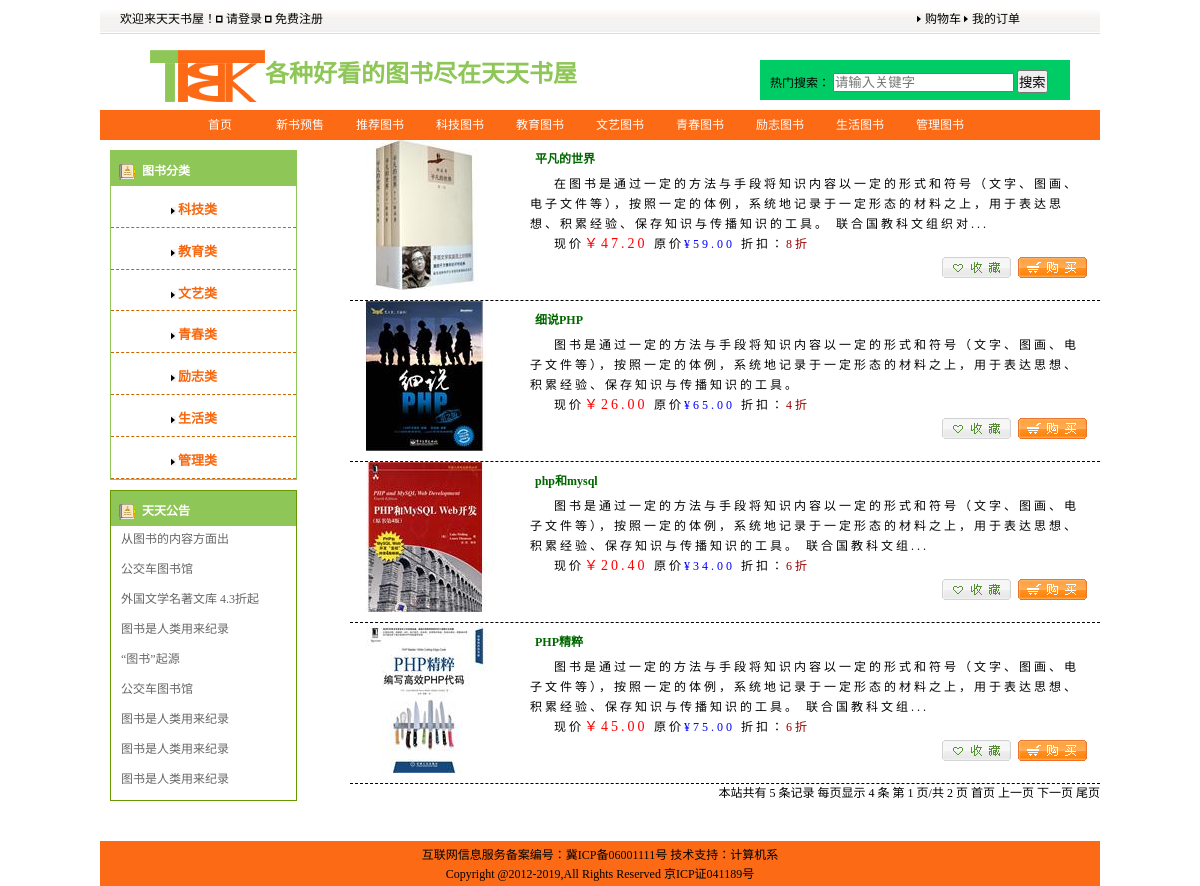
Page /typeshow.php?tid=1 on the committed database.
### tables this page shows
CREATE TABLE `tb_type` (
  `typeid` int(11) NOT NULL,
  `typename` varchar(30) DEFAULT NULL,
  `typedes` text
);

CREATE TABLE `tb_gonggao` (
  `id` int(4) NOT NULL COMMENT '公告id',
  `title` varchar(200) NOT NULL COMMENT '公告标题',
  `content` text NOT NULL COMMENT '公告内容',
  `ggdate` varchar(20) NOT NULL COMMENT '公告时间'
);

CREATE TABLE `tb_book` (
  `bookid` int(11) NOT NULL,
  `typeid` int(11) NOT NULL,
  `isbn` int(11) NOT NULL,
  `bookname` varchar(50) NOT NULL,
  `author` varchar(30) NOT NULL,
  `pubhouse` varchar(30) NOT NULL,
  `pubdate` varchar(12) NOT NULL,
  `bookprice` varchar(10) NOT NULL,
  `vipprice` varchar(10) NOT NULL,
  `photo` varchar(100) NOT NULL,
  `introduction` varchar(1000) NOT NULL,
  `recommend` int(5) NOT NULL,
  `newbook` int(5) NOT NULL
);

### include/substr.php (called while the page is built)
<?php
function chineseSubstr($str, $length)
{
    if($length<strlen($str))
    {
        for($i=0;$i<$length;$i++)
        {
            if(ord(substr($str,$i,1))>0xa0 )
            {
                $tempstr=$tempstr.substr($str,$i,3);
                $i+=2;
            }
            else
            {
                $tempstr=$tempstr.substr($str,$i,1);
            }
        }
        $tempstr.="...";
    }
    else
        {
            $tempstr=$str;
        }
    return $tempstr;
}

### typeshow.php (the view, shortened to what this page needs)
<!DOCTYPE html PUBLIC "-//W3C//DTD XHTML 1.0 Transitional//EN" "http://www.w3.org/TR/xhtml1/DTD/xhtml1-transitional.dtd">
<html xmlns="http://www.w3.org/1999/xhtml">
<head>
<link rel="stylesheet" type="text/css" href="css/yuding.css" />
    <?php
    include "include/conn.php";
    include "include/substr.php";
    $sqlType = "select * from tb_type";
    $resType = mysqli_query($conn,$sqlType);
    $sqlGonggao = "select * from tb_gonggao";
    $resGonggao = mysqli_query($conn,$sqlGonggao);
    $typeid = $_GET["tid"];
    $sqlSameTypeBook="select * from tb_book where typeid=$typeid";
    $resSameTypeBook =mysqli_query($conn,$sqlSameTypeBook);
	$total=mysqli_num_rows($resSameTypeBook);
	$pagesize=4;
	$pagenum=ceil($total/$pagesize);
	if(isset($_GET["p"]))
		$curpage=$_GET["p"];
	else
		$curpage=1;
	$start=($curpage-1)*$pagesize;
	$sqlSameTypeBook2=$sqlSameTypeBook." limit $start,$pagesize";
	$curres=mysqli_query($conn,$sqlSameTypeBook2);
    ?>
</head>
<body>
<?php
	include "header.php";
?>
<div id="nav" >
  <ul>
    <li><a href="index.php">首页</a></li>
    <li><a href="yuding.html">新书预售</a></li>
    <li><a href="yuding.html">推荐图书</a></li>
    <li><a href="yuding.html">科技图书</a></li>
    <li><a href="yuding.html">教育图书</a></li>
    <li><a href="yuding.html">文艺图书</a></li>
    <li><a href="yuding.html">青春图书</a></li>
    <li><a href="yuding.html">励志图书</a></li>
    <li><a href="yuding.html">生活图书</a></li>
    <li><a href="yuding.html">管理图书</a></li>
  </ul>
</div><div id="content">
    <div id="left">
        <div id="subnav">
            <h3><img src="images/left.gif" />图书分类</h3>
            <?php
            while($rowType=mysqli_fetch_array($resType)) {
                ?>
                <h4><img src="images/login2.gif"/><a href="typeshow.php?tid=<?php echo $rowType['typeid']?>"><?php echo $rowType["typename"]?></a></h4>
                <?php
            }?>
        </div>
        <div id="bottom">
            <h3><img src="images/left.gif" />天天公告</h3>
            <ul>
                <?php
                while($rowGonggao=mysqli_fetch_array($resGonggao)) {
                    ?>
                    <li><a href="gonggao.html"><?php echo $rowGonggao["title"]?></li>
                    <?php
                }
                ?>
            </ul>
        </div>
    </div>
  <div id="right">
    <?php
    if(mysqli_num_rows($curres)>0){
    while($rowSameTypeBook=mysqli_fetch_array($curres))
    { ?>
        <div id="r1">
            <div id="rleft"><a href="tushuchangxiao.php"><img src="admin/<?php echo $rowSameTypeBook['photo'];?>" style="width:150px;height: 150px; "/></a></div>
            <div id="rright">
                <h4><?echo $rowSameTypeBook['bookname']; ?></h4><p> <a href="tushuchangxiao.php"><?php echo chineseSubstr($rowSameTypeBook['introduction'],300); ?></a></p>
                <p  class="rp"><a href="tushuchangxiao.php">现价<span class="xianjia">￥<?php
            if($rowSameTypeBook['vipprice']<10)
                echo number_format($rowSameTypeBook['bookprice']*$rowSameTypeBook["vipprice"]/10,2);
            else
                echo number_format($rowSameTypeBook['bookprice']*$rowSameTypeBook["vipprice"]/100,2);
            ?>
        </span>原价<span class="yuanjia">¥<?php echo number_format($rowSameTypeBook['bookprice'],2);?></span> 折扣：<span class="zheko"><?php echo $rowSameTypeBook['vipprice']?>折 </span></a></p>
                <a href="addgwc.php?bookid=<?php echo $rowSameTypeBook['bookid']; ?>"><img src="images/goumia.png" /></a><img src="images/shoucang.png" /></div>
        </div>
<?php }} ?>
    <div id="fenye">
      <p>本站共有 <?php echo $total; ?> 条记录 每页显示 <?php echo $pagesize; ?> 条 第 <?php echo $curpage; ?> 页/共 <?php echo $pagenum; ?> 页 <a href="typeshow.php?tid=<?php echo $typeid;?>&p=1" target="_self">首页</a> <a href="typeshow.php?tid=<?php echo $typeid;?>&p=<?php
		  if($curpage>1)
		  	echo $curpage-1;
		  else
			echo $curpage;
		  ?>" target="_self">上一页</a> <a href="typeshow.php?tid=<?php echo $typeid;?>&p=<?php
		  if($curpage<$pagenum)
		  	echo $curpage+1;
		  else
			echo $curpage;
		  ?>" target="_self">下一页</a> <a href="typeshow.php?tid=<?php  echo $typeid; ?>&p=<?php echo $pagenum;?>" target="_self">尾页</a></p>
    </div>
  </div>
</div>
<div id="footer">
  <p>互联网信息服务备案编号：冀ICP备06001111号 技术支持：计算机系</p>
<p>Copyright @2012-2019,All Rights Reserved  京ICP证041189号</p>
</div>
</body>
</html>

### css/yuding.css (style rules this page uses)
* { margin:0px; padding:0px; }
body { background-color:#ffffff; margin:0 auto; width:1000px; font:12px/1.6 "宋体"; }
a { color:#000; text-decoration:none; }
a img { border:0px; }
#nav { width:1000px; background-color:#fc6a15; height:30px; }
#nav ul { margin-left:50px; padding-left:30px; list-style:none; }
#nav ul li { float:left; }
#nav li a { color:#FFF; width:80px; display:block; text-decoration:none; height:30px; line-height:30px; text-align:center; font-size:12px; }
#left { float:left; width:185px; margin-top:10px; margin-bottom:40px; }
#subnav a { color:#f8670e; text-decoration:none; }
#content #subnav { width:185px; border:1px solid #8ec657; margin-left:10px; float:left; }
#content #subnav h3 img { vertical-align:bottom; margin-top:-2px; padding-right:7px; }
#content #subnav h3 { height:20px; font-size:12px; line-height:20px; padding:10px 5px 5px 8px; background-color:#8ec657; color:#FFF; }
#content #subnav h4 { color:#f8670e; padding:14px 3px 6px 60px; font-size:13px; border-bottom: dashed #C60 1px; }
#content #subnav h4 img { vertical-align:middle; margin-right:2px; }
#bottom { float:left; width:185px; margin:10px 20px 0px 10px; border: 1px solid #690; color:#4a4a4a; }
#bottom a { color:#666; text-decoration:none; }
#bottom h3 { height:20px; font-size:12px; line-height:20px; padding:10px 5px 5px 8px; background-color:#8ec657; color:#FFF; }
#bottom h3 img { vertical-align:bottom; margin-top:-2px; padding-right:7px; }
#bottom ul { float:left; margin-top:4px; list-style:none; }
#bottom ul li { color:#4f8716; font-family:"宋体"; font-size:12px; float:left; width:165px; height:30px; padding-left:10px; }
#content #right { width:750px; float:right; }
#content #r1 { float:none; border-bottom:1px dashed #000; width:750px; height:160px; }
#content #r1 img { border:0px; }
#content #rleft { float:left; height:150px; width:150px; }
#content #rright { float:right; margin:5px 10px 0px 0px; font-size:12px; font-family:"宋体"; color:#515151; width:560px; height:140px; }
#content #rright h4 { color:#060; margin:5px; }
#content #rright p { line-height:20px; letter-spacing:3px; text-indent:2em; }
#content #rright p .xianjia { color:#F00;font-size:14px; }
#content #rright p .yuanjia { color:#00F; }
#content #rright p .zheko { color:#900; }
#content #rright .rp { text-align:left; }
#content #rright img { float:right; }
#fenye p { text-align:right; }
#footer { clear:both; width:1000px; text-align:center; margin-top:20px; height:40px; padding-top:5px; background-color:#fc6a15; }

### rows in the picture
tb_type: typename "科技类"
tb_type: typename "教育类"
tb_type: typename "文艺类"
tb_type: typename "青春类"
tb_type: typename "励志类"
tb_type: typename "生活类"
tb_type: typename "管理类"
tb_gonggao: title "从图书的内容方面出"
tb_gonggao: title "公交车图书馆"
tb_gonggao: title "外国文学名著文库 4.3折起"
tb_gonggao: title "图书是人类用来纪录"
tb_gonggao: title "“图书”起源"
tb_gonggao: title "公交车图书馆"
tb_gonggao: title "图书是人类用来纪录"
tb_gonggao: title "图书是人类用来纪录"
tb_gonggao: title "图书是人类用来纪录"
tb_book: photo (picture), bookname "平凡的世界", introduction "在图书是通过一定的方法与手段将知识内容以一定的形式和符号（文字、图画、电子文件等），按照一定的体例，系统地记录于一定形态的材料之上，用于表达思想、积累经验、保存知识与传播知识的工具。 联合国教科文组织对...", $rowSameTypeBook['bookprice']*$rowSameTypeBook["vipprice"]/10 "47.20", bookprice "59.00", vipprice "8"
tb_book: photo (picture), bookname "细说PHP", introduction "图书是通过一定的方法与手段将知识内容以一定的形式和符号（文字、图画、电子文件等），按照一定的体例，系统地记录于一定形态的材料之上，用于表达思想、积累经验、保存知识与传播知识的工具。", $rowSameTypeBook['bookprice']*$rowSameTypeBook["vipprice"]/10 "26.00", bookprice "65.00", vipprice "4"
tb_book: photo (picture), bookname "php和mysql", introduction "图书是通过一定的方法与手段将知识内容以一定的形式和符号（文字、图画、电子文件等），按照一定的体例，系统地记录于一定形态的材料之上，用于表达思想、积累经验、保存知识与传播知识的工具。 联合国教科文组...", $rowSameTypeBook['bookprice']*$rowSameTypeBook["vipprice"]/10 "20.40", bookprice "34.00", vipprice "6"
tb_book: photo (picture), bookname "PHP精粹", introduction "图书是通过一定的方法与手段将知识内容以一定的形式和符号（文字、图画、电子文件等），按照一定的体例，系统地记录于一定形态的材料之上，用于表达思想、积累经验、保存知识与传播知识的工具。 联合国教科文组...", $rowSameTypeBook['bookprice']*$rowSameTypeBook["vipprice"]/10 "45.00", bookprice "75.00", vipprice "6"

### other values in the picture
$total "5"
$pagesize "4"
$curpage "1"
$pagenum "2"
